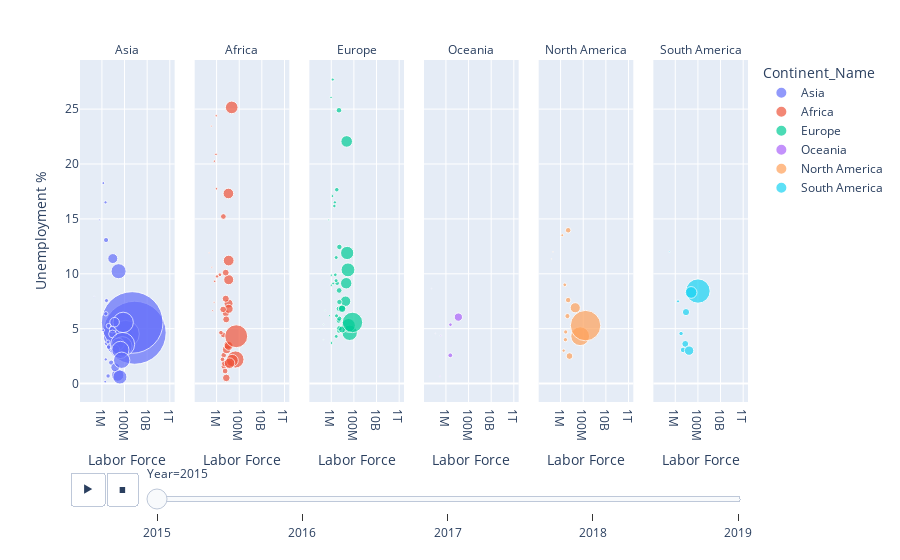

The cell this chart's notebook holds for it:
### Markdown cell above
#### 3.1. Between Labor Force and Unemployment Rates

### Code cell
# Displaying an animated scatterplot depicting the relationship between labor force and unemployment rate over the given time period

fig = px.scatter(data, x="Labor Force", y="Unemployment %", animation_frame="Year", animation_group="Country Name",
           size="Population", color="Continent_Name", hover_name="Country Name", facet_col="Continent_Name", facet_col_spacing=0.03,
log_x=True, size_max=45)
fig.for_each_annotation(lambda a: a.update(text=a.text.split("=")[-1]))
fig.show()

### Figure 1 — Plotly figure (JSON) as saved in the notebook; plotly's stock layout.template omitted (floating-point values rounded to 4 significant figures)
{"data": [{"hovertemplate": "<b>%{hovertext}</b><br><br>Continent_Name=Asia<br>Year=2015<br>Labor Force=%{x}<br>Unemployment %=%{y}<br>Population=%{marker.size}<extra></extra>", "hovertext": ["Afghanistan", "United Arab Emirates", "Armenia", "Azerbaijan", "Bangladesh", "Brunei Darussalam", "China", "Cyprus", "Georgia", "Hong Kong SAR, China", "Indonesia", "India", "Israel", "Jordan", "Japan", "Kazakhstan", "Kyrgyz Republic", "Korea, Rep.", "Kuwait", "Lao PDR", "Lebanon", "Sri Lanka", "Myanmar", "Mongolia", "Malaysia", "Nepal", "Oman", "Pakistan", "Philippines", "Qatar", "Russian Federation", "Saudi Arabia", "Singapore", "Thailand", "Turkey", "Vietnam"], "ids": ["Afghanistan", "United Arab Emirates", "Armenia", "Azerbaijan", "Bangladesh", "Brunei Darussalam", "China", "Cyprus", "Georgia", "Hong Kong SAR, China", "Indonesia", "India", "Israel", "Jordan", "Japan", "Kazakhstan", "Kyrgyz Republic", "Korea, Rep.", "Kuwait", "Lao PDR", "Lebanon", "Sri Lanka", "Myanmar", "Mongolia", "Malaysia", "Nepal", "Oman", "Pakistan", "Philippines", "Qatar", "Russian Federation", "Saudi Arabia", "Singapore", "Thailand", "Turkey", "Vietnam"], "legendgroup": "Asia", "marker": {"color": "#636efa", "size": [34413603, 9262900, 2925553, 9649341, 156256276, 414907, 1371220000, 1160985, 3725276, 7291300, 258383256, 1310152403, 8380100, 9266575, 127141000, 17542806, 5956900, 51014947, 3835591, 6741164, 6532678, 20970000, 52680726, 2998439, 30270962, 27015031, 4267348, 199426964, 102113212, 2565710, 144096870, 31717667, 5535002, 68714511, 78529409, 92677076], "sizemode": "area", "sizeref": 690200.0, "symbol": "circle"}, "mode": "markers", "name": "Asia", "orientation": "v", "showlegend": true, "type": "scatter", "x": [9176450, 6600371, 1334775, 4875807, 62595846, 207455, 784597090, 604302, 2090740, 3935838, 124649774, 476339891, 3876919, 2329440, 66363530, 9116395, 2545568, 27525319, 2193690, 3512358, 2225580, 8640692, 24925876, 1287072, 14612026, 14970822, 2349315, 67754731, 43017635, 1952246, 75015705, 13185854, 3451949, 38916820, 29780340, 55760129], "xaxis": "x", "y": [11.39, 1.91, 18.26, 4.96, 4.378, 7.914, 4.629, 14.91, 16.51, 3.32, 4.514, 5.565, 5.251, 13.07, 3.4, 4.93, 7.56, 3.6, 2.2, 0.692, 6.357, 4.519, 0.766, 4.861, 3.1, 1.475, 3.632, 3.566, 3.068, 0.17, 5.571, 5.59, 3.79, 0.597, 10.24, 2.125], "yaxis": "y"}, {"hovertemplate": "<b>%{hovertext}</b><br><br>Continent_Name=Africa<br>Year=2015<br>Labor Force=%{x}<br>Unemployment %=%{y}<br>Population=%{marker.size}<extra></extra>", "hovertext": ["Angola", "Burundi", "Benin", "Burkina Faso", "Botswana", "Cote d'Ivoire", "Cameroon", "Congo, Rep.", "Cabo Verde", "Djibouti", "Algeria", "Ethiopia", "Gabon", "Ghana", "Guinea", "Gambia, The", "Equatorial Guinea", "Lesotho", "Morocco", "Madagascar", "Mali", "Mozambique", "Mauritania", "Mauritius", "Malawi", "Namibia", "Niger", "Nigeria", "Rwanda", "Sudan", "Senegal", "Sierra Leone", "Eswatini", "Chad", "Togo", "Tunisia", "Tanzania", "Uganda", "South Africa", "Zambia"], "ids": ["Angola", "Burundi", "Benin", "Burkina Faso", "Botswana", "Cote d'Ivoire", "Cameroon", "Congo, Rep.", "Cabo Verde", "Djibouti", "Algeria", "Ethiopia", "Gabon", "Ghana", "Guinea", "Gambia, The", "Equatorial Guinea", "Lesotho", "Morocco", "Madagascar", "Mali", "Mozambique", "Mauritania", "Mauritius", "Malawi", "Namibia", "Niger", "Nigeria", "Rwanda", "Sudan", "Senegal", "Sierra Leone", "Eswatini", "Chad", "Togo", "Tunisia", "Tanzania", "Uganda", "South Africa", "Zambia"], "legendgroup": "Africa", "marker": {"color": "#EF553B", "size": [27884381, 10160030, 10575952, 18110624, 2120716, 23226143, 23298368, 4856095, 524743, 913993, 39728025, 100835458, 1947686, 27849205, 11432088, 2085860, 1168568, 2059021, 34663603, 24234088, 17438778, 27042002, 4046301, 1262605, 16745303, 2314904, 20001663, 181137448, 11369071, 38902950, 14578459, 7171914, 1104044, 14110975, 7323158, 11179949, 51482633, 38225453, 55386367, 15879361], "sizemode": "area", "sizeref": 690200.0, "symbol": "circle"}, "mode": "markers", "name": "Africa", "orientation": "v", "showlegend": true, "type": "scatter", "x": [11437925, 4350268, 4264772, 6572285, 978489, 7697108, 10091929, 1960470, 220345, 383775, 11742189, 46718750, 636572, 11708016, 3915430, 683096, 455553, 927804, 11817891, 12238090, 6450183, 11628554, 1099054, 603765, 7106401, 885771, 7225239, 54559255, 5668191, 11069998, 3763014, 2423877, 345515, 5221720, 3315730, 3993436, 23877145, 14078249, 21690077, 6423437], "xaxis": "x2", "y": [7.282, 1.552, 2.582, 6.418, 17.75, 3.102, 3.506, 9.912, 11.91, 10.58, 11.21, 2.195, 20.26, 6.806, 4.434, 9.313, 6.644, 24.39, 9.46, 1.785, 7.729, 3.426, 9.758, 7.41, 5.846, 20.88, 0.515, 4.311, 1.143, 17.32, 6.757, 4.637, 23.45, 1.833, 2.204, 15.22, 2.103, 1.859, 25.16, 10.1], "yaxis": "y2"}, {"hovertemplate": "<b>%{hovertext}</b><br><br>Continent_Name=Europe<br>Year=2015<br>Labor Force=%{x}<br>Unemployment %=%{y}<br>Population=%{marker.size}<extra></extra>", "hovertext": ["Albania", "Austria", "Azerbaijan", "Belgium", "Bulgaria", "Bosnia and Herzegovina", "Belarus", "Switzerland", "Cyprus", "Czech Republic", "Germany", "Denmark", "Spain", "Estonia", "Finland", "France", "United Kingdom", "Georgia", "Greece", "Croatia", "Hungary", "Ireland", "Iceland", "Italy", "Kazakhstan", "Lithuania", "Luxembourg", "Latvia", "Moldova", "North Macedonia", "Malta", "Netherlands", "Norway", "Poland", "Portugal", "Romania", "Russian Federation", "Serbia", "Slovak Republic", "Slovenia", "Sweden", "Ukraine"], "ids": ["Albania", "Austria", "Azerbaijan", "Belgium", "Bulgaria", "Bosnia and Herzegovina", "Belarus", "Switzerland", "Cyprus", "Czech Republic", "Germany", "Denmark", "Spain", "Estonia", "Finland", "France", "United Kingdom", "Georgia", "Greece", "Croatia", "Hungary", "Ireland", "Iceland", "Italy", "Kazakhstan", "Lithuania", "Luxembourg", "Latvia", "Moldova", "North Macedonia", "Malta", "Netherlands", "Norway", "Poland", "Portugal", "Romania", "Russian Federation", "Serbia", "Slovak Republic", "Slovenia", "Sweden", "Ukraine"], "legendgroup": "Europe", "marker": {"color": "#00cc96", "size": [2880703, 8642699, 9649341, 11274196, 7177991, 3429361, 9489616, 8282396, 1160985, 10546059, 81686611, 5683483, 46444832, 1315407, 5479531, 66548272, 65116219, 3725276, 10820883, 4203604, 9843028, 4701957, 330815, 60730582, 17542806, 2904910, 569604, 1977527, 2834530, 2079328, 445053, 16939923, 5188607, 37986412, 10358076, 19815616, 144096870, 7095383, 5423801, 2063531, 9799186, 45154036], "sizemode": "area", "sizeref": 690200.0, "symbol": "circle"}, "mode": "markers", "name": "Europe", "orientation": "v", "showlegend": true, "type": "scatter", "x": [1289562, 4460833, 4875807, 5000910, 3333802, 1363985, 5106430, 4813826, 604302, 5337426, 42592924, 2931334, 23115401, 686173, 2695658, 30138027, 33481424, 2090740, 4825534, 1887533, 4617150, 2283198, 203034, 25541895, 9116395, 1470309, 282750, 1008394, 1052791, 960040, 208231, 9034853, 2762074, 18315532, 5216392, 9114728, 75015705, 3096714, 2739915, 1010900, 5186060, 20945249], "xaxis": "x3", "y": [17.08, 5.723, 4.96, 8.482, 9.143, 27.69, 5.914, 4.801, 14.91, 5.046, 4.624, 6.168, 22.06, 6.187, 9.376, 10.36, 5.301, 16.51, 24.9, 16.17, 6.813, 9.906, 3.979, 11.9, 4.93, 9.12, 6.669, 9.873, 3.694, 26.07, 5.379, 6.872, 4.296, 7.501, 12.44, 6.812, 5.571, 17.66, 11.48, 8.962, 7.432, 9.14], "yaxis": "y3"}, {"hovertemplate": "<b>%{hovertext}</b><br><br>Continent_Name=Oceania<br>Year=2015<br>Labor Force=%{x}<br>Unemployment %=%{y}<br>Population=%{marker.size}<extra></extra>", "hovertext": ["Australia", "Fiji", "New Zealand", "Papua New Guinea", "Solomon Islands", "Vanuatu", "Samoa"], "ids": ["Australia", "Fiji", "New Zealand", "Papua New Guinea", "Solomon Islands", "Vanuatu", "Samoa"], "legendgroup": "Oceania", "marker": {"color": "#ab63fa", "size": [23815995, 868627, 4595700, 8107775, 603118, 271130, 193513], "sizemode": "area", "sizeref": 690200.0, "symbol": "circle"}, "mode": "markers", "name": "Oceania", "orientation": "v", "showlegend": true, "type": "scatter", "x": [12585539, 358213, 2513183, 2429159, 301523, 115560, 52673], "xaxis": "x4", "y": [6.054, 4.363, 5.365, 2.573, 0.669, 4.567, 8.656], "yaxis": "y4"}, {"hovertemplate": "<b>%{hovertext}</b><br><br>Continent_Name=North America<br>Year=2015<br>Labor Force=%{x}<br>Unemployment %=%{y}<br>Population=%{marker.size}<extra></extra>", "hovertext": ["Bahamas, The", "Barbados", "Canada", "Costa Rica", "Dominican Republic", "Guatemala", "Honduras", "Haiti", "Jamaica", "Mexico", "Nicaragua", "Panama", "El Salvador", "United States"], "ids": ["Bahamas, The", "Barbados", "Canada", "Costa Rica", "Dominican Republic", "Guatemala", "Honduras", "Haiti", "Jamaica", "Mexico", "Nicaragua", "Panama", "El Salvador", "United States"], "legendgroup": "North America", "marker": {"color": "#FFA15A", "size": [374206, 285324, 35702908, 4847804, 10281680, 15567419, 9112916, 10695542, 2891021, 121858258, 6223240, 3968487, 6325124, 320635163], "sizemode": "area", "sizeref": 690200.0, "symbol": "circle"}, "mode": "markers", "name": "North America", "orientation": "v", "showlegend": true, "type": "scatter", "x": [212614, 152361, 19679325, 2338013, 4663162, 6097908, 4020478, 4664609, 1402369, 53574700, 2832718, 1858187, 2665700, 160596354], "xaxis": "x5", "y": [12, 11.35, 6.906, 8.999, 7.605, 2.506, 6.147, 13.97, 13.51, 4.313, 4.7, 3.002, 3.998, 5.28], "yaxis": "y5"}, {"hovertemplate": "<b>%{hovertext}</b><br><br>Continent_Name=South America<br>Year=2015<br>Labor Force=%{x}<br>Unemployment %=%{y}<br>Population=%{marker.size}<extra></extra>", "hovertext": ["Bolivia", "Brazil", "Chile", "Colombia", "Ecuador", "Guyana", "Peru", "Paraguay", "Uruguay"], "ids": ["Bolivia", "Brazil", "Chile", "Colombia", "Ecuador", "Guyana", "Peru", "Paraguay", "Uruguay"], "legendgroup": "South America", "marker": {"color": "#19d3f3", "size": [10869730, 204471769, 17969353, 47520667, 16212020, 767432, 30470734, 6688746, 3412009], "sizemode": "area", "sizeref": 690200.0, "symbol": "circle"}, "mode": "markers", "name": "South America", "orientation": "v", "showlegend": true, "type": "scatter", "x": [4925990, 101600929, 8861615, 25054953, 7645634, 304559, 16583446, 3240419, 1749234], "xaxis": "x6", "y": [3.066, 8.427, 6.508, 8.299, 3.616, 12.0, 3, 4.556, 7.488], "yaxis": "y6"}], "layout": {"annotations": [{"font": {}, "showarrow": false, "text": "Asia", "x": 0.07083, "xanchor": "center", "xref": "paper", "y": 1, "yanchor": "bottom", "yref": "paper"}, {"font": {}, "showarrow": false, "text": "Africa", "x": 0.2425, "xanchor": "center", "xref": "paper", "y": 1, "yanchor": "bottom", "yref": "paper"}, {"font": {}, "showarrow": false, "text": "Europe", "x": 0.4142, "xanchor": "center", "xref": "paper", "y": 1, "yanchor": "bottom", "yref": "paper"}, {"font": {}, "showarrow": false, "text": "Oceania", "x": 0.5858, "xanchor": "center", "xref": "paper", "y": 1, "yanchor": "bottom", "yref": "paper"}, {"font": {}, "showarrow": false, "text": "North America", "x": 0.7575, "xanchor": "center", "xref": "paper", "y": 1, "yanchor": "bottom", "yref": "paper"}, {"font": {}, "showarrow": false, "text": "South America", "x": 0.9292, "xanchor": "center", "xref": "paper", "y": 1, "yanchor": "bottom", "yref": "paper"}], "legend": {"itemsizing": "constant", "title": {"text": "Continent_Name"}, "tracegroupgap": 0}, "margin": {"t": 60}, "sliders": [{"active": 0, "currentvalue": {"prefix": "Year="}, "len": 0.9, "pad": {"b": 10, "t": 60}, "steps": [{"args": [["2015"], {"frame": {"duration": 0, "redraw": false}, "fromcurrent": true, "mode": "immediate", "transition": {"duration": 0, "easing": "linear"}}], "label": "2015", "method": "animate"}, {"args": [["2016"], {"frame": {"duration": 0, "redraw": false}, "fromcurrent": true, "mode": "immediate", "transition": {"duration": 0, "easing": "linear"}}], "label": "2016", "method": "animate"}, {"args": [["2017"], {"frame": {"duration": 0, "redraw": false}, "fromcurrent": true, "mode": "immediate", "transition": {"duration": 0, "easing": "linear"}}], "label": "2017", "method": "animate"}, {"args": [["2018"], {"frame": {"duration": 0, "redraw": false}, "fromcurrent": true, "mode": "immediate", "transition": {"duration": 0, "easing": "linear"}}], "label": "2018", "method": "animate"}, {"args": [["2019"], {"frame": {"duration": 0, "redraw": false}, "fromcurrent": true, "mode": "immediate", "transition": {"duration": 0, "easing": "linear"}}], "label": "2019", "method": "animate"}], "x": 0.1, "xanchor": "left", "y": 0, "yanchor": "top"}], "updatemenus": [{"buttons": [{"args": [null, {"frame": {"duration": 500, "redraw": false}, "fromcurrent": true, "mode": "immediate", "transition": {"duration": 500, "easing": "linear"}}], "label": "&#9654;", "method": "animate"}, {"args": [[null], {"frame": {"duration": 0, "redraw": false}, "fromcurrent": true, "mode": "immediate", "transition": {"duration": 0, "easing": "linear"}}], "label": "&#9724;", "method": "animate"}], "direction": "left", "pad": {"r": 10, "t": 70}, "showactive": false, "type": "buttons", "x": 0.1, "xanchor": "right", "y": 0, "yanchor": "top"}], "xaxis": {"anchor": "y", "domain": [0, 0.1417], "title": {"text": "Labor Force"}, "type": "log"}, "xaxis2": {"anchor": "y2", "domain": [0.1717, 0.3133], "matches": "x", "title": {"text": "Labor Force"}, "type": "log"}, "xaxis3": {"anchor": "y3", "domain": [0.3433, 0.485], "matches": "x", "title": {"text": "Labor Force"}, "type": "log"}, "xaxis4": {"anchor": "y4", "domain": [0.515, 0.6567], "matches": "x", "title": {"text": "Labor Force"}, "type": "log"}, "xaxis5": {"anchor": "y5", "domain": [0.6867, 0.8283], "matches": "x", "title": {"text": "Labor Force"}, "type": "log"}, "xaxis6": {"anchor": "y6", "domain": [0.8583, 1], "matches": "x", "title": {"text": "Labor Force"}, "type": "log"}, "yaxis": {"anchor": "x", "domain": [0, 1], "title": {"text": "Unemployment %"}}, "yaxis2": {"anchor": "x2", "domain": [0, 1], "matches": "y", "showticklabels": false}, "yaxis3": {"anchor": "x3", "domain": [0, 1], "matches": "y", "showticklabels": false}, "yaxis4": {"anchor": "x4", "domain": [0, 1], "matches": "y", "showticklabels": false}, "yaxis5": {"anchor": "x5", "domain": [0, 1], "matches": "y", "showticklabels": false}, "yaxis6": {"anchor": "x6", "domain": [0, 1], "matches": "y", "showticklabels": false}}}
